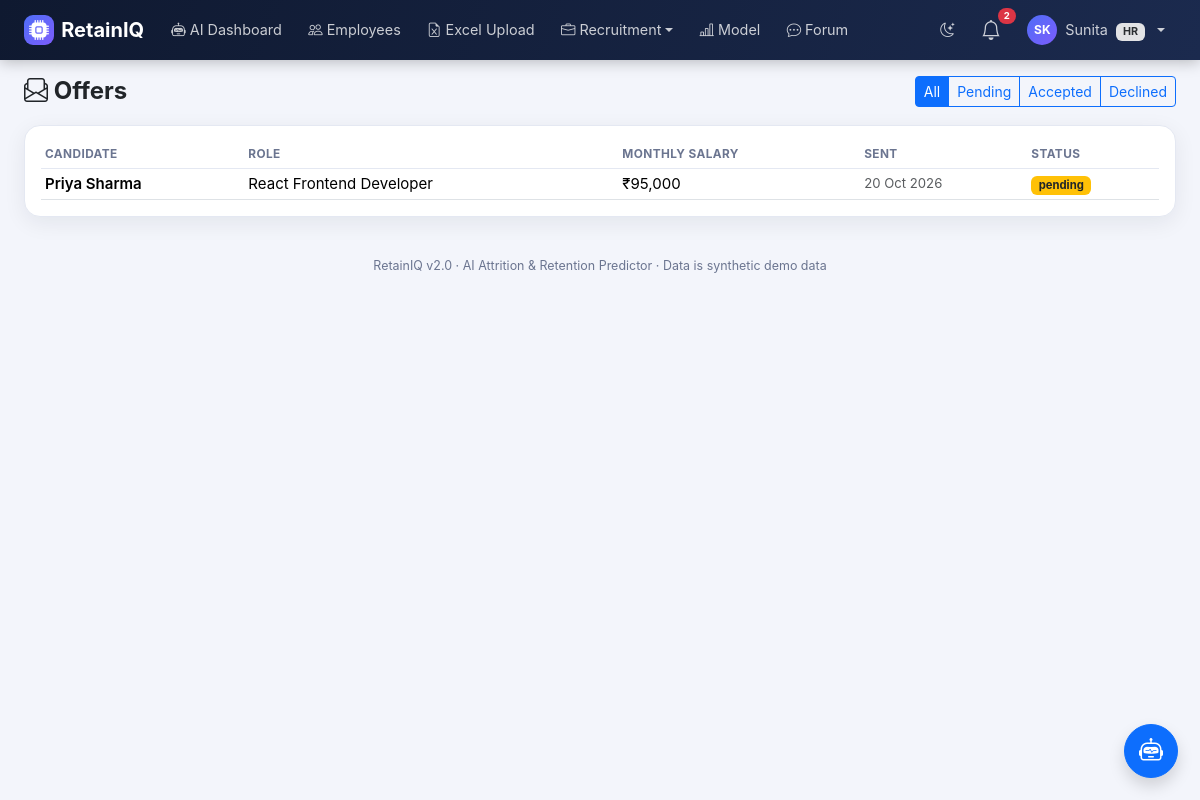
The app's page /recruitment/offers (signed in) with its own data.
### models.py (models this page shows, shortened)
class User(db.Model, UserMixin):
    id = db.Column(db.Integer, primary_key=True)
    name = db.Column(db.String(120), nullable=False)
    email = db.Column(db.String(120), unique=True, nullable=False, index=True)
    password_hash = db.Column(db.String(255), nullable=False)
    role = db.Column(db.String(20), nullable=False)
    department_id = db.Column(db.Integer, db.ForeignKey("department.id"))
    manager_id = db.Column(db.Integer, db.ForeignKey("user.id"), nullable=True)
    is_active_flag = db.Column(db.Boolean, default=True)
    created_at = db.Column(db.DateTime, default=utcnow)
    last_login_at = db.Column(db.DateTime)
    failed_login_count = db.Column(db.Integer, default=0)
    locked_until = db.Column(db.DateTime)
    must_change_password = db.Column(db.Boolean, default=False)
    department = db.relationship("Department", backref="users")
    manager = db.relationship("User", remote_side=[id], backref="direct_reports")
    employee_profile = db.relationship("Employee", backref="user", uselist=False)
    @property
    def is_active(self):
        return bool(self.is_active_flag)
    @property
    def role_label(self):
        return ROLE_LABELS.get(self.role, self.role.replace("_", " ").title())
    @property
    def initials(self):
        parts = (self.name or "?").split()
        return (parts[0][0] + (parts[-1][0] if len(parts) > 1 else "")).upper()

class Offer(db.Model):
    id = db.Column(db.Integer, primary_key=True)
    application_id = db.Column(db.Integer, db.ForeignKey("application.id"))
    offered_salary = db.Column(db.Float)
    status = db.Column(db.String(20), default="pending")
    created_at = db.Column(db.DateTime, default=utcnow)
    application = db.relationship("Application", backref=db.backref("offer", uselist=False))

class Opportunity(db.Model):
    id = db.Column(db.Integer, primary_key=True)
    title = db.Column(db.String(150))
    description = db.Column(db.Text)
    department_id = db.Column(db.Integer, db.ForeignKey("department.id"))
    required_skills = db.Column(db.String(255))
    posted_by = db.Column(db.Integer, db.ForeignKey("user.id"))
    is_internal = db.Column(db.Boolean, default=True)
    status = db.Column(db.String(20), default="open")
    created_at = db.Column(db.DateTime, default=utcnow)
    department = db.relationship("Department")

### routes/recruiter.py (the view)
@bp.route("/offers")
def offers():
    f = request.args.get("status", "")
    q = Offer.query
    if f in ("pending", "accepted", "declined"):
        q = q.filter_by(status=f)
    return render_template("recruiter/offers.html", items=q.order_by(Offer.created_at.desc()).all(), f=f)

### routes/recruiter.py (called while the page is built)
@bp.before_request
@login_required
@roles_required("recruiter", "hr", "super_admin")
def guard():
    pass

### security.py (called while the page is built)
def csrf_token():
    if "_csrf" not in session:
        session["_csrf"] = secrets.token_urlsafe(32)
    return session["_csrf"]

def csrf_input():
    return Markup(f'<input type="hidden" name="csrf_token" value="{csrf_token()}">')

def has_permission(user, perm):
    from models import RolePermission
    if not getattr(user, "is_authenticated", False):
        return False
    if user.role == "super_admin":
        return True
    cache = g.setdefault("_perm_cache", {})
    if user.role not in cache:
        cache[user.role] = {rp.permission for rp in RolePermission.query.filter_by(role=user.role)}
    return perm in cache[user.role]

### utils.py (called while the page is built)
def roles_required(*roles):
    def decorator(fn):
        @wraps(fn)
        def wrapper(*args, **kwargs):
            if not current_user.is_authenticated:
                abort(401)
            if current_user.role not in roles:
                abort(403)
            return fn(*args, **kwargs)
        return wrapper
    return decorator

def inr(value):
    v = float(value or 0)
    if v >= 1e7:
        return f"₹{v / 1e7:.2f} Cr"
    if v >= 1e5:
        return f"₹{v / 1e5:.2f} L"
    return f"₹{v:,.0f}"

### templates/recruiter/offers.html (shortened to what this page needs)
{% extends "base.html" %}
{% block content %}
<div class="page-head"><h4><i class="bi bi-envelope-paper"></i> Offers</h4><div class="btn-group btn-group-sm">{% for k, l in [('', 'All'), ('pending', 'Pending'), ('accepted', 'Accepted'), ('declined', 'Declined')] %}<a class="btn btn-outline-primary {{ 'active' if f==k }}" href="?status={{ k }}">{{ l }}</a>{% endfor %}</div></div>
<div class="card-soft p-3"><table class="table table-sm align-middle mb-0"><thead><tr><th>Candidate</th><th>Role</th><th>Monthly salary</th><th>Sent</th><th>Status</th></tr></thead><tbody>
{% for o in items %}<tr><td class="fw-semibold">{{ o.application.applicant.name }}</td><td>{{ o.application.opportunity.title }}</td><td>{{ o.offered_salary|inr }}</td><td class="small text-muted">{{ o.created_at.strftime('%d %b %Y') }}</td><td><span class="badge bg-{{ 'success' if o.status=='accepted' else ('secondary' if o.status=='declined' else 'warning text-dark') }}">{{ o.status }}</span></td></tr>
{% else %}<tr><td colspan="5" class="text-center text-muted py-4">No offers.</td></tr>{% endfor %}</tbody></table></div>
{% endblock %}

### templates/base.html (shortened to what this page needs)
<!DOCTYPE html>
<html lang="en" data-bs-theme="light">
<head>
<link href="{{ url_for('static', filename='vendor/bootstrap/bootstrap.min.css') }}" rel="stylesheet">
<link href="{{ url_for('static', filename='vendor/bootstrap-icons/bootstrap-icons.min.css') }}" rel="stylesheet">
<link href="{{ url_for('static', filename='css/style.css') }}" rel="stylesheet">
</head>
<body>
{% if current_user.is_authenticated %}
<nav class="navbar navbar-expand-xl navbar-dark app-navbar sticky-top">
  <div class="container-fluid px-lg-4">
    <a class="navbar-brand fw-bold d-flex align-items-center" href="{{ url_for('auth.dashboard') }}">
      <span class="brand-mark"><i class="bi bi-cpu-fill"></i></span>RetainIQ
    </a>
    <div class="collapse navbar-collapse" id="navMain">
      <ul class="navbar-nav me-auto gap-xl-1">
        {% for it in nav_items %}
          {% if it.children %}
          <li class="nav-item dropdown">
            <a class="nav-link dropdown-toggle" href="#" role="button" data-bs-toggle="dropdown"><i class="bi bi-{{ it.icon }}"></i> {{ it.label }}</a>
          </li>
          {% else %}
          <li class="nav-item"><a class="nav-link {{ 'active' if request.endpoint == it.endpoint }}" href="{{ url_for(it.endpoint) }}"><i class="bi bi-{{ it.icon }}"></i> {{ it.label }}</a></li>
          {% endif %}
        {% endfor %}
      </ul>
      <ul class="navbar-nav align-items-xl-center gap-1">
        <li class="nav-item"><a class="nav-link" href="#" onclick="toggleTheme();return false;" title="Toggle dark mode"><i id="themeIcon" class="bi bi-moon-stars"></i></a></li>
        <li class="nav-item dropdown">
          <a class="nav-link position-relative" href="#" role="button" data-bs-toggle="dropdown" aria-label="Notifications">
            <i class="bi bi-bell fs-5"></i>
            {% if nav_unread_count %}<span class="badge rounded-pill bg-danger notif-badge">{{ nav_unread_count }}</span>{% endif %}
          </a>
        </li>
        <li class="nav-item dropdown">
          <a class="nav-link dropdown-toggle d-flex align-items-center gap-2" href="#" role="button" data-bs-toggle="dropdown">
            <span class="avatar">{{ current_user.initials }}</span>
            <span class="d-xl-inline">{{ current_user.name.split()[0] }} <span class="badge bg-secondary-subtle text-secondary-emphasis ms-1">{{ current_user.role_label }}</span></span>
          </a>
        </li>
      </ul>
    </div>
  </div>
</nav>
{% endif %}
<main class="container-fluid px-lg-4 py-3">
  {% block content %}{% endblock %}
</main>
<footer class="app-foot">RetainIQ v2.0 · AI Attrition &amp; Retention Predictor · Data is synthetic demo data</footer>
{% if current_user.is_authenticated and can_assistant and request.endpoint != 'hr.dashboard' %}
<button class="btn btn-primary rounded-circle shadow position-fixed" style="right:22px;bottom:22px;width:54px;height:54px;z-index:1040" data-bs-toggle="offcanvas" data-bs-target="#assistantPanel" aria-label="Open AI assistant"><i class="bi bi-robot fs-4"></i></button>
{% endif %}
</body>
</html>

### static/css/style.css (style rules this page uses)
:root { --brand:#4f6ef7; --brand-2:#7c5cfc; --navy:#0f1930; --navy-2:#1b2a4e; --risk-high:#e5484d; --risk-medium:#f5a524; --risk-low:#30a46c; --surface:#ffffff; --soft:#f3f5fb; --line:#e4e8f2; --muted:#6b7590; --shadow:0 6px 22px rgba(15,25,48,.07); }
body { background:var(--soft);font-family:"Inter","Segoe UI",system-ui,-apple-system,Roboto,sans-serif;font-size:.94rem }
.app-navbar { background:linear-gradient(110deg,var(--navy),var(--navy-2));box-shadow:0 2px 14px rgba(0,0,0,.25) }
.app-navbar .nav-link { white-space:nowrap;color:rgba(255,255,255,.78)!important;border-radius:8px;padding:.45rem .7rem!important;font-size:.9rem }
.brand-mark { display:inline-flex;width:30px;height:30px;border-radius:9px;align-items:center;justify-content:center; background:linear-gradient(135deg,var(--brand),var(--brand-2));color:#fff;margin-right:.45rem }
.avatar { width:30px;height:30px;border-radius:50%;background:linear-gradient(135deg,var(--brand),var(--brand-2)); color:#fff;display:inline-flex;align-items:center;justify-content:center;font-size:.75rem;font-weight:700 }
.notif-badge { position:absolute;top:0;right:-4px;font-size:.6rem }
.card-soft,.kpi-card,.risk-card { background:var(--surface);border:1px solid var(--line);border-radius:16px;box-shadow:var(--shadow) }
.page-head { display:flex;flex-wrap:wrap;align-items:center;justify-content:space-between;gap:.75rem;margin-bottom:1.1rem }
.page-head h4 { margin:0;font-weight:750 }
.table>:not(caption)>*>* { vertical-align:middle }
.table thead th { font-size:.74rem;text-transform:uppercase;letter-spacing:.4px;color:var(--muted);font-weight:650;border-bottom-color:var(--line) }
footer.app-foot { color:var(--muted);font-size:.78rem;text-align:center;padding:1.5rem 0 1rem }

### records on screen
User: is_active_flag True (drawn), initials "SK", name "Sunita", role_label "HR"
Offer: application.applicant.name "Priya Sharma", application.opportunity "React Frontend Developer", offered_salary|inr "₹95,000", created_at "20 Oct 2026", status "pending"

### other values on screen
{{ it.label }} "AI Dashboard" "Employees" "Excel Upload" "Model" "Forum"
{{ it.label }} "Recruitment"
{{ nav_unread_count }} "2"
{{ l }} "All" "Pending" "Accepted" "Declined"
